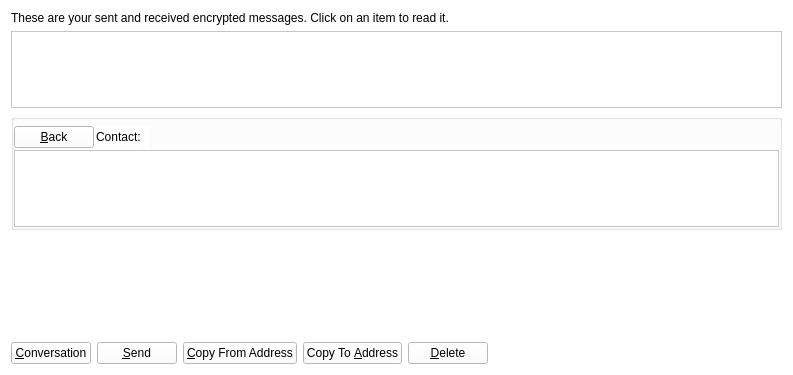
<?xml version="1.0" encoding="UTF-8"?>
<ui version="4.0">
 <class>MessagePage</class>
 <widget class="QWidget" name="MessagePage">
  <property name="geometry">
   <rect>
    <x>0</x>
    <y>0</y>
    <width>793</width>
    <height>375</height>
   </rect>
  </property>
  <property name="windowTitle">
   <string>Address Book</string>
  </property>
  <property name="styleSheet">
   <string notr="true">background-color: rgb(255, 255, 255);</string>
  </property>
  <layout class="QVBoxLayout" name="verticalLayout_2">
   <item>
    <widget class="QLabel" name="labelExplanation">
     <property name="text">
      <string>These are your sent and received encrypted messages. Click on an item to read it.</string>
     </property>
     <property name="textFormat">
      <enum>Qt::PlainText</enum>
     </property>
     <property name="wordWrap">
      <bool>true</bool>
     </property>
    </widget>
   </item>
   <item>
    <widget class="QTableView" name="tableView">
     <property name="contextMenuPolicy">
      <enum>Qt::CustomContextMenu</enum>
     </property>
     <property name="toolTip">
      <string>Click on a message to view it</string>
     </property>
     <property name="tabKeyNavigation">
      <bool>false</bool>
     </property>
     <property name="alternatingRowColors">
      <bool>true</bool>
     </property>
     <property name="selectionMode">
      <enum>QAbstractItemView::SingleSelection</enum>
     </property>
     <property name="selectionBehavior">
      <enum>QAbstractItemView::SelectRows</enum>
     </property>
     <property name="sortingEnabled">
      <bool>true</bool>
     </property>
     <attribute name="verticalHeaderVisible">
      <bool>false</bool>
     </attribute>
    </widget>
   </item>
   <item>
    <layout class="QVBoxLayout" name="verticalLayout">
     <item>
      <widget class="QGroupBox" name="messageDetails">
       <property name="title">
        <string/>
       </property>
       <layout class="QVBoxLayout" name="verticalLayout_4">
        <property name="spacing">
         <number>2</number>
        </property>
        <property name="leftMargin">
         <number>0</number>
        </property>
        <property name="topMargin">
         <number>6</number>
        </property>
        <property name="rightMargin">
         <number>0</number>
        </property>
        <property name="bottomMargin">
         <number>0</number>
        </property>
        <item>
         <layout class="QHBoxLayout" name="horizontalLayout_3">
          <item>
           <widget class="QPushButton" name="backButton">
            <property name="text">
             <string>&amp;Back</string>
            </property>
            <property name="icon">
             <iconset resource="../bitcoin.qrc">
              <normaloff>:/icons/quit</normaloff>:/icons/quit</iconset>
            </property>
           </widget>
          </item>
          <item>
           <widget class="QLabel" name="labelContact">
            <property name="text">
             <string>Contact:</string>
            </property>
           </widget>
          </item>
          <item>
           <widget class="QLabel" name="contactLabel">
            <property name="text">
             <string/>
            </property>
           </widget>
          </item>
          <item>
           <spacer name="horizontalSpacer_3">
            <property name="orientation">
             <enum>Qt::Horizontal</enum>
            </property>
            <property name="sizeHint" stdset="0">
             <size>
              <width>40</width>
              <height>20</height>
             </size>
            </property>
           </spacer>
          </item>
         </layout>
        </item>
        <item>
         <widget class="QListView" name="listConversation"/>
        </item>
        <item>
         <layout class="QVBoxLayout" name="verticalLayout_3"/>
        </item>
       </layout>
      </widget>
     </item>
     <item>
      <widget class="MRichTextEdit" name="messageEdit" native="true">
       <property name="minimumSize">
        <size>
         <width>0</width>
         <height>100</height>
        </size>
       </property>
      </widget>
     </item>
     <item>
      <layout class="QHBoxLayout" name="horizontalLayout">
       <item>
        <widget class="QPushButton" name="newButton">
         <property name="text">
          <string>&amp;Conversation</string>
         </property>
         <property name="icon">
          <iconset resource="../bitcoin.qrc">
           <normaloff>:/icons/add</normaloff>:/icons/add</iconset>
         </property>
        </widget>
       </item>
       <item>
        <widget class="QPushButton" name="sendButton">
         <property name="toolTip">
          <string>Sign a message to prove you own an JobsCoin address</string>
         </property>
         <property name="text">
          <string>&amp;Send</string>
         </property>
         <property name="icon">
          <iconset resource="../bitcoin.qrc">
           <normaloff>:/icons/send</normaloff>:/icons/send</iconset>
         </property>
        </widget>
       </item>
       <item>
        <widget class="QPushButton" name="copyFromAddressButton">
         <property name="toolTip">
          <string>Copy the currently selected address to the system clipboard</string>
         </property>
         <property name="text">
          <string>&amp;Copy From Address</string>
         </property>
         <property name="icon">
          <iconset resource="../bitcoin.qrc">
           <normaloff>:/icons/editcopy</normaloff>:/icons/editcopy</iconset>
         </property>
        </widget>
       </item>
       <item>
        <widget class="QPushButton" name="copyToAddressButton">
         <property name="toolTip">
          <string>Copy the currently selected address to the system clipboard</string>
         </property>
         <property name="text">
          <string>Copy To &amp;Address</string>
         </property>
         <property name="icon">
          <iconset resource="../bitcoin.qrc">
           <normaloff>:/icons/editcopy</normaloff>:/icons/editcopy</iconset>
         </property>
        </widget>
       </item>
       <item>
        <widget class="QPushButton" name="deleteButton">
         <property name="toolTip">
          <string>Delete the currently selected address from the list</string>
         </property>
         <property name="text">
          <string>&amp;Delete</string>
         </property>
         <property name="icon">
          <iconset resource="../bitcoin.qrc">
           <normaloff>:/icons/remove</normaloff>:/icons/remove</iconset>
         </property>
        </widget>
       </item>
       <item>
        <spacer name="horizontalSpacer">
         <property name="orientation">
          <enum>Qt::Horizontal</enum>
         </property>
         <property name="sizeHint" stdset="0">
          <size>
           <width>40</width>
           <height>20</height>
          </size>
         </property>
        </spacer>
       </item>
      </layout>
     </item>
    </layout>
   </item>
  </layout>
 </widget>
 <customwidgets>
  <customwidget>
   <class>MRichTextEdit</class>
   <extends>QWidget</extends>
   <header>mrichtextedit.h</header>
   <container>1</container>
  </customwidget>
 </customwidgets>
 <resources>
  <include location="../bitcoin.qrc"/>
 </resources>
 <connections/>
</ui>
